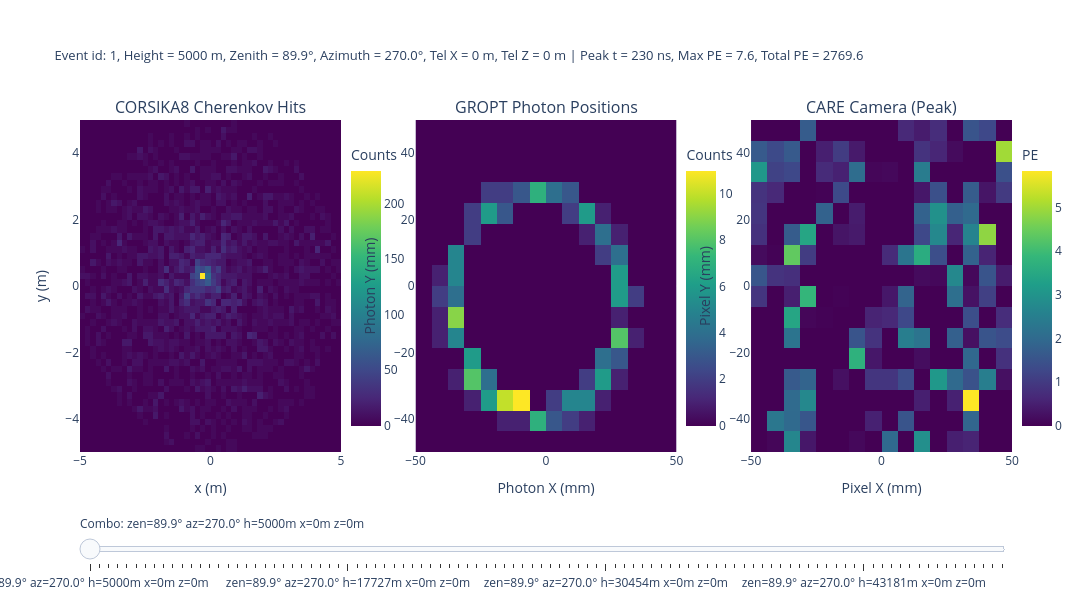

The code cell stored with this chart in its notebook:
### Code cell
import sys
sys.path.append('/uufs/chpc.utah.edu/common/home/u1520754/Muon_Trinity/analysis/')
from ReadTrinity import read_cherenkov_hits, plot_GROPT, plot_CARE
import numpy as np
import plotly.graph_objects as go
from plotly.subplots import make_subplots
import matplotlib.pyplot as plt

# ── Read functions (unchanged) ────────────────────────────────────────────────
def read_specific_cherenkov_hits(pid, E_str, zen, az, h, x, y, z, r, seed):
    input_file = f"/scratch/general/vast/u1520754/muon_sim_chain_tree/Muon_pid{pid}_E{E_str}_R{r}/pdg{pid}_E{E_str}_r{r}_s{seed}/zen{zen}/az{az}/h{h}/x{x}_y{y}_z{z}/CORSIKA8/cherenkov_hits.dat"
    print(f"Reading CORSIKA8 data from: {input_file}")
    X, Y, T, cos_X, cos_Y, wavelength, zem, Theta_z, Phi, Slant, Weight = read_cherenkov_hits(input_file, plot=False)
    return X, Y, T, cos_X, cos_Y, wavelength, zem, Theta_z, Phi, Slant, Weight

def read_specific_GROPT(pid, E_str, zen, az, h, x, y, z, r, seed):
    input_file = f"/scratch/general/vast/u1520754/muon_sim_chain_tree/Muon_pid{pid}_E{E_str}_R{r}/pdg{pid}_E{E_str}_r{r}_s{seed}/zen{zen}/az{az}/h{h}/x{x}_y{y}_z{z}/GROPT/cherenkov_hits.root"
    print(f"Reading GROPT data from: {input_file}")
    cosx, cosy, photonX_np, photonY_np, T = plot_GROPT(input_file, plot=False)
    try:
        index = np.where(T==T.min())[0][0]
        phi = np.arccos(cosx) * 180 / np.pi
        cos_Z = np.sqrt(1- cosx**2 - cosy**2)
        theta = np.arccos(cos_Z) * 180 / np.pi
        photonx_np = -photonY_np #flip GROPT's X/Y to match CORSIKA8's convention
        photony_np = -photonX_np
        
        return cosx, cosy, photonx_np, photony_np, T
    except:
        photonx_np = -photonY_np #flip GROPT's X/Y to match CORSIKA8's convention
        photony_np = -photonX_np
        return cosx, cosy, photonx_np, photony_np, T
def read_specific_CARE(pid, E_str, zen, az, h, x, y, z, r, seed):
    input_file = f"/scratch/general/vast/u1520754/muon_sim_chain_tree/Muon_pid{pid}_E{E_str}_R{r}/pdg{pid}_E{E_str}_r{r}_s{seed}/zen{zen}/az{az}/h{h}/x{x}_y{y}_z{z}/CARE/cherenkov_hits.root"
    print(f"Reading CARE data from: {input_file}")
    camera_matrix, time_ns, total_pe, max_pe, arrays, pixel_config, min_x, max_x, min_y, max_y, pixel_pitch = plot_CARE(input_file, plot=False)
    total_PE = np.sum(total_pe)
    Max_PE = np.max(max_pe)
    return camera_matrix, time_ns, total_PE, Max_PE, arrays, pixel_config, min_x, max_x, min_y, max_y, pixel_pitch

def get_peak_camera_image(arrays, pixel_config, min_x, min_y, pixel_pitch):
    dc_to_pe = 24.1
    baseline_dc = 500
    all_traces_pe = {}
    for pix_id in range(256):
        trace_name = f"vFADCTraces{pix_id}"
        if trace_name in arrays:
            trace_dc = arrays[trace_name][0]
            trace_pe = np.clip((trace_dc - baseline_dc) / dc_to_pe, 0, None)
            all_traces_pe[pix_id] = trace_pe
    if len(all_traces_pe) == 0:
        return np.zeros((16, 16)), 0
    n_samples = len(list(all_traces_pe.values())[0])
    total_pe_per_step = np.zeros(n_samples)
    for pix_id, trace in all_traces_pe.items():
        total_pe_per_step += trace
    peak_time_step = np.argmax(total_pe_per_step)
    peak_grid = np.zeros((16, 16))
    for pix_id in range(256):
        if pix_id in all_traces_pe:
            x_pos = pixel_config[pix_id][1]
            y_pos = pixel_config[pix_id][2]
            col = int((x_pos - min_x) / pixel_pitch)
            row = int((y_pos - min_y) / pixel_pitch)
            peak_grid[row, col] = all_traces_pe[pix_id][peak_time_step]
    peak_time_ns = peak_time_step * 10 #- 170
    return peak_grid, peak_time_ns

# ── Helper: 2D histogram as a matrix ─────────────────────────────────────────
def hist2d_matrix(x_data, y_data, bins, x_range, y_range, weights=None):
    H, xedges, yedges = np.histogram2d(
        x_data, y_data, bins=bins, range=[x_range, y_range], weights=weights
    )
    return H.T, xedges, yedges  # transpose so row=y, col=x

def to_scalar(val):
    """Convert a numpy array or scalar to a Python float."""
    if isinstance(val, np.ndarray):
        if val.size == 1:
            return float(val.item())
        else:
            return float(val[0])  # or np.sum(val), depending on intent
    return float(val)

# ── Parameters ────────────────────────────────────────────────────────────────
particle_id      = 13
energy_string    = ["1.12202e3"] # 1.12202e3 8.91251e5
zenith_angle     = [89.9] #zen87.0  zen87.3  zen87.6  zen87.9  zen88.2  zen88.5  zen88.8  zen89.1  zen89.4  zen89.7  zen89.9
azimuthal_angle  = [270.0] #az267.0  az267.6  az268.2  az268.8  az269.4  az270.0  az270.6  az271.2  az271.8  az272.4  az273.0
                            #az267.3  az267.9  az268.5  az269.1  az269.7  az270.3  az270.9  az271.5  az272.1  az272.7  az273.3
height           = [str(int(h)) for h in np.linspace(5000, 50000, 100)] #[5000, 5454, 5909, 6363, 6818] # 5000
radius           = 5
random_seed      = [1] #40,41,42,43,44,45,46,47,48,49
x                = [0] #-5, -2, -1, -0.3, 0, 0.3, 1, 2, 5# 
y                = 0
z                = [0] #-5, -2, -1, -0.3, 0, 0.3, 1, 2, 5

# ── Build all combinations and pre-load data ─────────────────────────────────
combos = []
for E_str in energy_string:
    for s in random_seed:
        for az in azimuthal_angle:
            for zen in zenith_angle:
                for h in height:
                    for x_i in x:
                        for z_i in z:
                            combos.append((E_str, s, az, zen, h, x_i, z_i))

print(f"Loading {len(combos)} combinations...")

# Storage for each combo: (label, corsika_H, corsika_xe, corsika_ye,
#                           gropt_H, gropt_xe, gropt_ye,
#                           care_grid, care_extent, peak_time_ns, max_pe, total_pe)
data_store = []

for idx, (E_str, s, az, zen, h, x_i, z_i) in enumerate(combos):
    label = f"seed={s} zen={zen}° az={az}° h={h}m x={x_i}m z={z_i}m"
    print(f"  [{idx+1}/{len(combos)}] {label}")

    try:
        # CORSIKA8
        X_c, Y_c, T_c, *_ , Weight_c = read_specific_cherenkov_hits(
            pid=particle_id, E_str=E_str, zen=zen, az=az,
            h=h, x=x_i, y=y, z=z_i, r=radius, seed=s)
        H1, xe1, ye1 = hist2d_matrix(
            X_c / 1e2, Y_c / 1e2, bins=50,
            x_range=[-5, 5], y_range=[-5, 5],
            weights=np.ones(len(X_c)) * 5)
        #H1 = np.flip(H1, axis=0) 
        # GROPT
        cosx, cosy, photonX_np, photonY_np, T_g = read_specific_GROPT(
            pid=particle_id, E_str=E_str, zen=zen, az=az,
            h=h, x=x_i, y=y, z=z_i, r=radius, seed=s)
        H2, xe2, ye2 = hist2d_matrix(
            photonX_np, photonY_np, bins=16,
            x_range=[-50, 50], y_range=[-50, 50])
        #H2 = np.flip(H2, axis=1)
        # CARE
        camera_matrix, time_ns, total_pe, max_pe, arrays, pixel_config, \
            min_x_c, max_x_c, min_y_c, max_y_c, pixel_pitch = read_specific_CARE(
            pid=particle_id, E_str=E_str, zen=zen, az=az,
            h=h, x=x_i, y=y, z=z_i, r=radius, seed=s)
        peak_grid, peak_time_ns = get_peak_camera_image(
            arrays, pixel_config, min_x_c, min_y_c, pixel_pitch)

        care_extent = (min_x_c, max_x_c, min_y_c, max_y_c)
        data_store.append({
            "label": label,
            "seed": s,
            "az": az, "zen": zen, "h": h, "x": x_i, "z": z_i,
            "H1": H1, "xe1": xe1, "ye1": ye1,
            "H2": H2, "xe2": xe2, "ye2": ye2,
            "care_grid": peak_grid,
            "care_extent": care_extent,
            "peak_time_ns": to_scalar(peak_time_ns),
            "max_pe": to_scalar(max_pe),
            "total_pe": to_scalar(total_pe),
        })
    except Exception as e:
        print(f"    ⚠ SKIPPED: {e}")
        data_store.append(None)

# Filter out failed combos
valid = [(i, d) for i, d in enumerate(data_store) if d is not None]
if len(valid) == 0:
    raise RuntimeError("No valid data loaded!")
print(f"\n{len(valid)} valid combinations loaded. Building Plotly figure...")

# ── Build Plotly figure with slider ───────────────────────────────────────────
n = len(valid)

fig = make_subplots(
    rows=1, cols=3,
    subplot_titles=["CORSIKA8 Cherenkov Hits", "GROPT Photon Positions", "CARE Camera (Peak)"],
    horizontal_spacing=0.08,
)

# We add 3 heatmap traces per combo (all invisible except first)
for trace_idx, (_, d) in enumerate(valid):
    visible = (trace_idx == 0)

    # Panel 1: CORSIKA8
    xe1_c = 0.5 * (d["xe1"][:-1] + d["xe1"][1:])
    ye1_c = 0.5 * (d["ye1"][:-1] + d["ye1"][1:])
    fig.add_trace(
        go.Heatmap(
            z=d["H1"], x=xe1_c, y=ye1_c,
            colorscale="Viridis", colorbar=dict(title="Counts", x=0.28, len=0.9),
            visible=visible, name="CORSIKA8",
        ),
        row=1, col=1,
    )

    # Panel 2: GROPT
    xe2_c = 0.5 * (d["xe2"][:-1] + d["xe2"][1:])
    ye2_c = 0.5 * (d["ye2"][:-1] + d["ye2"][1:])
    fig.add_trace(
        go.Heatmap(
            z=d["H2"], x=xe2_c, y=ye2_c,
            colorscale="Viridis", colorbar=dict(title="Counts", x=0.64, len=0.9),
            visible=visible, name="GROPT",
        ),
        row=1, col=2,
    )

    # Panel 3: CARE
    ext = d["care_extent"]
    care_x = np.linspace(ext[0], ext[1], d["care_grid"].shape[1])
    care_y = np.linspace(ext[2], ext[3], d["care_grid"].shape[0])
    fig.add_trace(
        go.Heatmap(
            z=np.flip(np.flip(d["care_grid"].T, axis=0), axis=1), x=care_x, y=care_y,
            colorscale="Viridis", colorbar=dict(title="PE", x=1.0, len=0.9),
            visible=visible, name="CARE",
        ),
        row=1, col=3,
    )

# ── Slider steps ──────────────────────────────────────────────────────────────
steps = []
for step_idx, (_, d) in enumerate(valid):
    visibility = [False] * (3 * n)
    visibility[step_idx * 3]     = True  # CORSIKA8
    visibility[step_idx * 3 + 1] = True  # GROPT
    visibility[step_idx * 3 + 2] = True  # CARE

    step_label = (
        f"zen={d['zen']}° az={d['az']}° h={d['h']}m "
        f"x={d['x']}m z={d['z']}m"
    )
    step_title = (
        f"Event id: {d['seed']}, Height = {d['h']} m, "
        f"Zenith = {d['zen']}°, Azimuth = {d['az']}°, "
        f"Tel X = {d['x']} m, Tel Z = {d['z']} m | "
        f"Peak t = {d['peak_time_ns']:.0f} ns, "
        f"Max PE = {d['max_pe']:.1f}, Total PE = {d['total_pe']:.1f}"
    )

    steps.append(dict(
        method="update",
        args=[
            {"visible": visibility},
            {"title.text": step_title},
        ],
        label=step_label,
    ))

sliders = [dict(
    active=0,
    currentvalue=dict(prefix="Combo: ", font=dict(size=12)),
    pad=dict(t=60),
    steps=steps,
)]

# ── Layout ────────────────────────────────────────────────────────────────────
first_d = valid[0][1]
init_title = (
    f"Event id: {first_d['seed']}, Height = {first_d['h']} m, "
    f"Zenith = {first_d['zen']}°, Azimuth = {first_d['az']}°, "
    f"Tel X = {first_d['x']} m, Tel Z = {first_d['z']} m | "
    f"Peak t = {first_d['peak_time_ns']:.0f} ns, "
    f"Max PE = {first_d['max_pe']:.1f}, Total PE = {first_d['total_pe']:.1f}"
)

fig.update_layout(
    title=dict(text=init_title, font=dict(size=13)),
    sliders=sliders,
    height=600,
    width=2000,
    margin=dict(t=120, b=80),
)

fig.update_xaxes(title_text="x (m)", row=1, col=1)
fig.update_yaxes(title_text="y (m)", row=1, col=1)
fig.update_xaxes(title_text="Photon X (mm)", row=1, col=2)
fig.update_yaxes(title_text="Photon Y (mm)", row=1, col=2)
fig.update_xaxes(title_text="Pixel X (mm)", row=1, col=3)
fig.update_yaxes(title_text="Pixel Y (mm)", row=1, col=3)

# ── Save and show ─────────────────────────────────────────────────────────────
output_html = f"/uufs/chpc.utah.edu/common/home/u1520754/Muon_Trinity/plot/slider_pid{particle_id}_E{E_str}_R{radius}_s{random_seed}.html"
fig.write_html(output_html)
print(f"\nSaved interactive plot to '{output_html}'")
fig.show()
